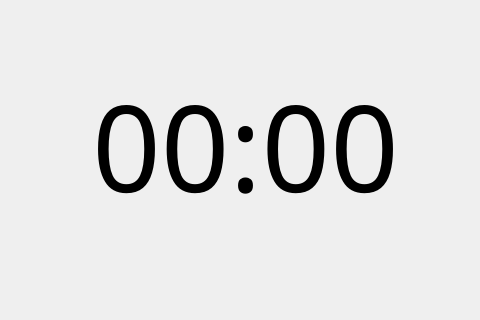
<?xml version="1.0" encoding="UTF-8"?>
<ui version="4.0">
 <class>StandbyWindow</class>
 <widget class="QWidget" name="StandbyWindow">
  <property name="geometry">
   <rect>
    <x>0</x>
    <y>0</y>
    <width>480</width>
    <height>320</height>
   </rect>
  </property>
  <property name="windowTitle">
   <string>Form</string>
  </property>
  <widget class="QLabel" name="lblUhrzeit">
   <property name="geometry">
    <rect>
     <x>70</x>
     <y>60</y>
     <width>351</width>
     <height>171</height>
    </rect>
   </property>
   <property name="font">
    <font>
     <family>Noto Sans</family>
     <pointsize>90</pointsize>
    </font>
   </property>
   <property name="text">
    <string>00:00</string>
   </property>
   <property name="alignment">
    <set>Qt::AlignCenter</set>
   </property>
  </widget>
 </widget>
 <resources/>
 <connections/>
</ui>
